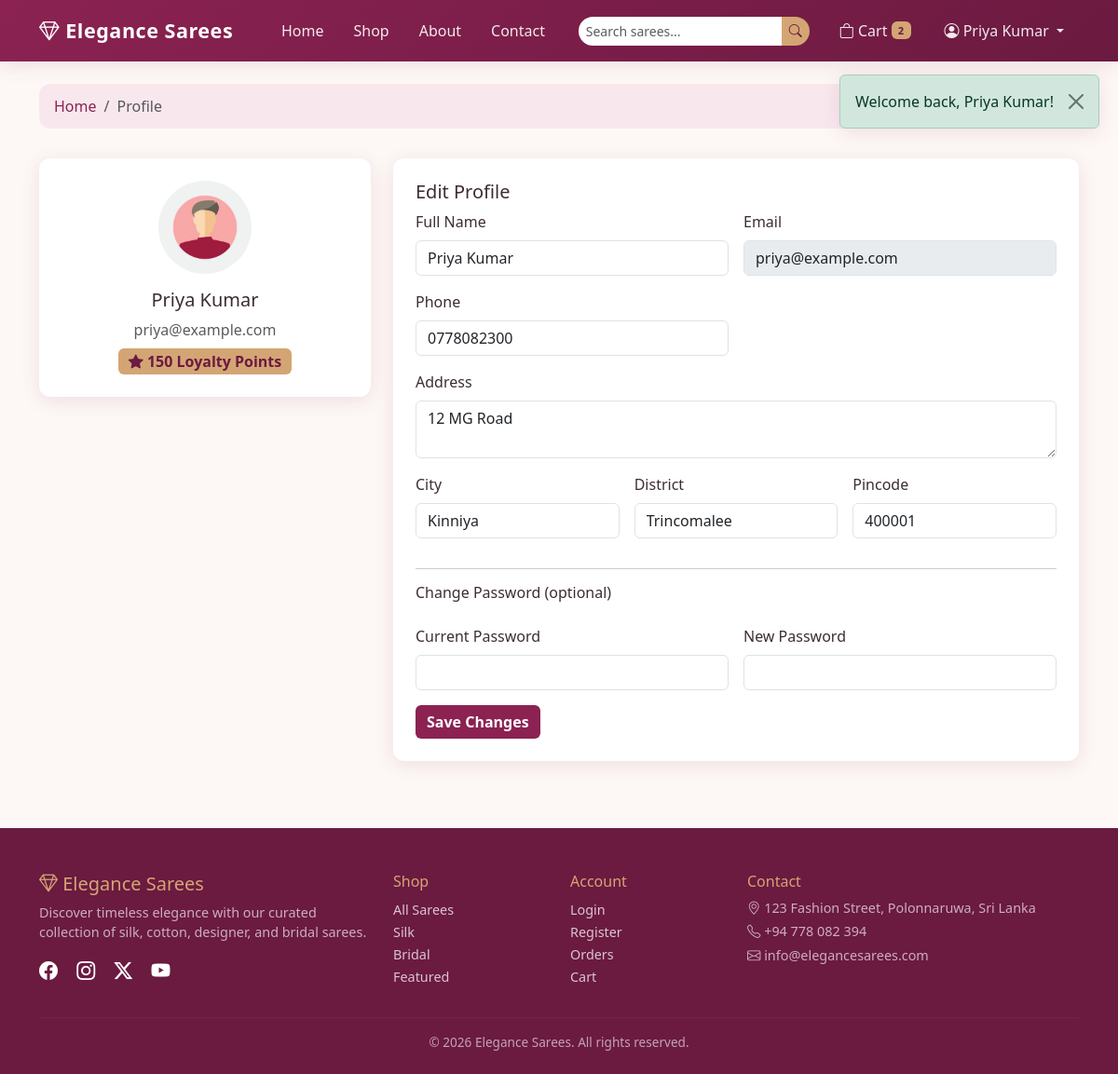
The app's page /profile.php (signed in) with its own data.
### tables this page shows
CREATE TABLE `users` (
  `id` int NOT NULL,
  `full_name` varchar(150) NOT NULL,
  `email` varchar(150) NOT NULL,
  `phone` varchar(20) NOT NULL,
  `password` varchar(255) NOT NULL,
  `address` text,
  `city` varchar(100) DEFAULT NULL,
  `district` varchar(100) DEFAULT NULL,
  `pincode` varchar(10) DEFAULT NULL,
  `loyalty_points` int DEFAULT '0',
  `status` enum('active','blocked') DEFAULT 'active',
  `created_at` timestamp NULL DEFAULT CURRENT_TIMESTAMP
);

### includes/functions.php (called while the page is built, shortened)
<?php
function e(string $value): string
{
    return htmlspecialchars($value, ENT_QUOTES, 'UTF-8');
}
function get_user_loyalty_total(PDO $pdo, int $userId): int
{
    $stmt = $pdo->prepare('SELECT loyalty_points FROM users WHERE id = ?');
    $stmt->execute([$userId]);
    return (int) ($stmt->fetch()['loyalty_points'] ?? 0);
}

### profile.php (the view, shortened to what this page needs)
<?php
require_once 'includes/header.php';
$userId = (int) $_SESSION['user_id'];
$stmt = $pdo->prepare('SELECT * FROM users WHERE id = ?');
$stmt->execute([$userId]);
$user = $stmt->fetch();
$loyalty = get_user_loyalty_total($pdo, $userId);
?>
<div class="container py-4">
    <nav aria-label="breadcrumb">
        <ol class="breadcrumb breadcrumb-elegance mb-0">
            <li class="breadcrumb-item"><a href="index.php">Home</a></li>
            <li class="breadcrumb-item active">Profile</li>
        </ol>
    </nav>
    <div class="row g-4 mt-2">
        <div class="col-md-4">
            <div class="summary-box text-center">
                <img src="<?= e(ASSETS_IMAGES . 'users/default_avatar.jpg') ?>" alt="Avatar" class="rounded-circle mb-3" width="100" height="100" style="object-fit:cover">
                <h5><?= e($user['full_name']) ?></h5>
                <p class="text-muted mb-2"><?= e($user['email']) ?></p>
                <div class="badge bg-accent text-dark fs-6">
                    <i class="bi bi-star-fill"></i> <?= $loyalty ?> Loyalty Points
                </div>
            </div>
        </div>
        <div class="col-md-8">
            <div class="summary-box">
                <h5>Edit Profile</h5>
                <form method="post" id="profile-form" novalidate>
                    <div class="row g-3">
                        <div class="col-md-6">
                            <label class="form-label">Full Name</label>
                            <input type="text" name="full_name" class="form-control" value="<?= e($user['full_name']) ?>" required>
                        </div>
                        <div class="col-md-6">
                            <label class="form-label">Email</label>
                            <input type="email" class="form-control" value="<?= e($user['email']) ?>" disabled>
                        </div>
                        <div class="col-md-6">
                            <label class="form-label">Phone</label>
                            <input type="tel" name="phone" class="form-control" value="<?= e($user['phone']) ?>" required data-validate="phone">
                        </div>
                        <div class="col-12">
                            <label class="form-label">Address</label>
                            <textarea name="address" class="form-control" rows="2"><?= e($user['address'] ?? '') ?></textarea>
                        </div>
                        <div class="col-md-4">
                            <label class="form-label">City</label>
                            <input type="text" name="city" class="form-control" value="<?= e($user['city'] ?? '') ?>">
                        </div>
                        <div class="col-md-4">
                            <label class="form-label">District</label>
                            <input type="text" name="district" class="form-control" value="<?= e($user['district'] ?? '') ?>">
                        </div>
                        <div class="col-md-4">
                            <label class="form-label">Pincode</label>
                            <input type="text" name="pincode" class="form-control" value="<?= e($user['pincode'] ?? '') ?>">
                        </div>
                        <div class="col-12"><hr><h6>Change Password (optional)</h6></div>
                        <div class="col-md-6">
                            <label class="form-label">Current Password</label>
                            <input type="password" name="current_password" class="form-control">
                        </div>
                        <div class="col-md-6">
                            <label class="form-label">New Password</label>
                            <input type="password" name="new_password" class="form-control" data-validate="password-optional">
                        </div>
                    </div>
                    <button type="submit" class="btn btn-primary-elegance mt-3">Save Changes</button>
                </form>
            </div>
        </div>
    </div>
</div>
<?php
require_once 'includes/footer.php';

### css/style.css (style rules this page uses)
:root { --primary: #8b2252; --primary-dark: #6b1a40; --accent: #d4a574; --accent-light: #f5e6d3; --rose: #f8e8ee; --cream: #fdf8f5; --text: #3d2c35; --text-muted: #7a6570; --shadow: 0 4px 20px rgba(139, 34, 82, 0.12); --radius: 12px; }
* { box-sizing: border-box; }
body { font-family: 'Segoe UI', Tahoma, Geneva, Verdana, sans-serif; color: var(--text); background: var(--cream); min-height: 100vh; display: flex; flex-direction: column; }
.bg-accent { background: var(--accent) !important; color: var(--primary-dark) !important; }
.btn-primary-elegance { background: var(--primary); border: none; color: #fff; font-weight: 600; }
.breadcrumb-elegance { background: var(--rose); padding: 0.75rem 1rem; border-radius: var(--radius); margin-bottom: 1.5rem; }
.breadcrumb-elegance a { color: var(--primary); text-decoration: none; }
.summary-box { background: #fff; border-radius: var(--radius); padding: 1.5rem; box-shadow: var(--shadow); }

### records on screen
users: full_name "Priya Kumar", email "priya@example.com", loyalty_points "150", phone "0778082300", address "12 MG Road", city "Kinniya", district "Trincomalee", pincode "400001"

### other values on screen
$flash['message'] "Welcome back, Priya Kumar!"
APP_NAME "Elegance Sarees"
$cartCount "2"
$_SESSION['user_name'] "Priya Kumar"
